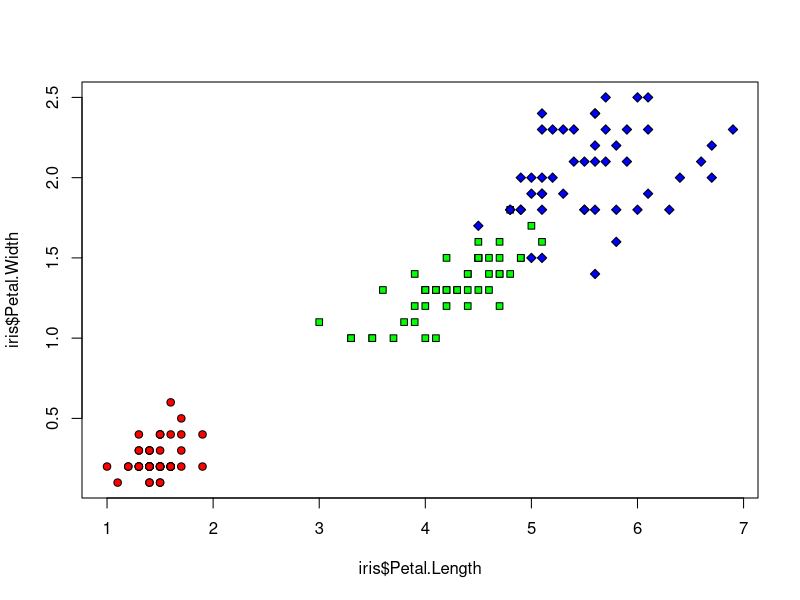
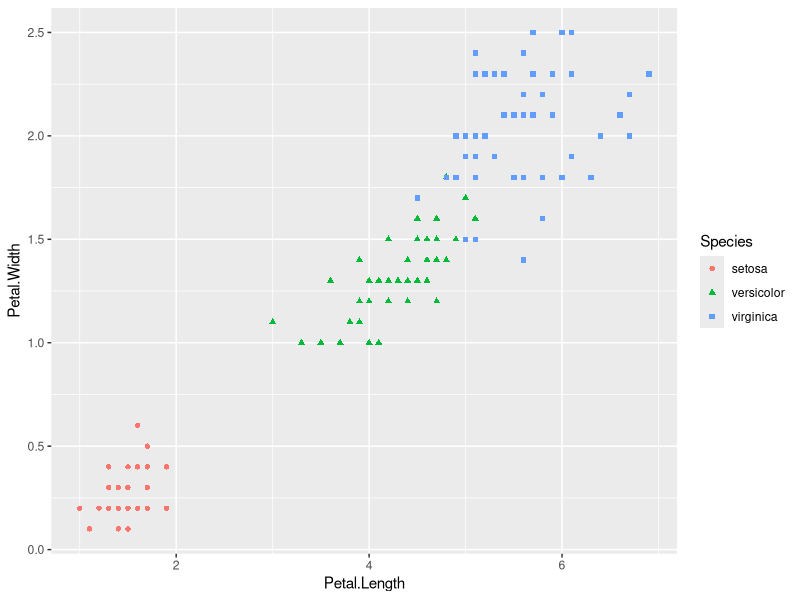
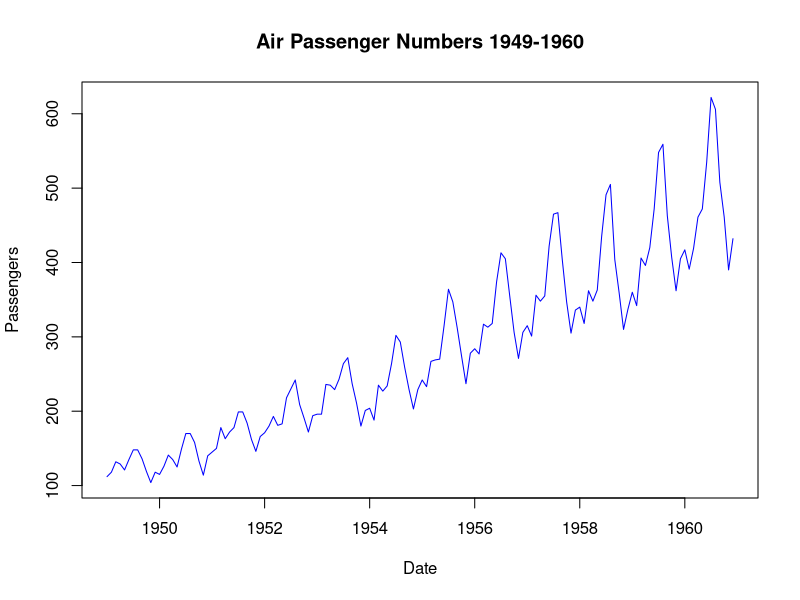

R code for these plots, in order: (Note: this script raises an error after producing the figures.)
library(ggplot2)

plot(iris$Petal.Length, iris$Petal.Width,
     pch=c(21,22,23)[iris$Species],
     bg=c("red", "green", "blue")[iris$Species])

ggplot(data=iris, aes(x=Petal.Length, y=Petal.Width)) +
  geom_point(aes(color=Species, shape=Species))

#################
# Line graph
library(dplyr)
library(ggplot2)

class(AirPassengers)
plot(AirPassengers, col = "blue",
     xlab = "Date",
     ylab = "Passengers",
     main = "Air Passenger Numbers 1949-1960")


dfpassengers <- data.frame(
  y=as.vector(AirPassengers)
)
dfpassengers["x"] <- 1:now(dfpassengers)

head(dfpassengers)
ggplot(dfpassengers, aes(x=x, y=y)) +
  geom_line() +
  labs(x = "Month",
       y = "Passengers",
       title = "Air Passenger Numbers 1949-1960")

#####################
# Barplot

head(mtcars)

vs_cyl_count <- table(mtcars$vs, mtcars$cyl)
vs_cyl_count
barplot(vs_cyl_count,
        main = "V or S engine by Sylinders",
        xlab="Cylinders", col=c("red", "green"),
        legend = c("V", "S"))

df_count <- data.frame(
  cyl=as.factor(rep(colnames(vs_cyl_count), 2)),
  cyl_count=c(vs_cyl_count[1,], vs_cyl_count[2,]),
  vs=as.factor(rep(0:1,each=3))
)

df_count

ggplot(df_count, aes(x=cyl, y=cyl_count, fill=vs)) +
  geom_bar(stat = "identity") +
  labs(x = "Cylinders",
       y = "Count",
       title = "V or S enginer by Cylinders")
###########
# Boxplots

library(ggplot2)

boxplot(mpg ~ cyl, mtcars,
        main="Car Milage by Cylinder",
        xlab="Cylinders",
        ylab="Gas Milage")

ggplot(mtcars, aes(x=as.factor(cyl), y=mpg)) +
  geom_boxplot()
######################
# Histograms

help("faithful")

hist(faithful$eruptions,
     main = "Eruption Frequencies",
     xlab = "Duration",
     ylim = c(0,80))

ggplot(faithful, aes(x=eruptions)) +
  geom_histogram(
    breaks=seq(1.5,
               5.5, by = 0.5),
    col = "black",
    fill="white"
  ) +
  xlim(c(1.5, 5.5)) +
  labs(x = "Duration",
       y = "Frequency",
       title = "Eruption Duration Frequencies")
  
# try by = 0.25
############################
# Bubble plot

library(ggplot2)

mtcars$cyl <- as.factor(mtcars$cyl)

ggplot(mtcars, aes(x=mpg, y=wt)) +
  geom_point(aes(size=hp,
                 colour=cyl,
                 fill=cyl,
                 alpha=0.1))
##################################

ggplot(iris, aes(x=Sepal.Width, y=Sepal.Length)) +
  geom_point(aes(size=Petal.Width * Petal.Length,
                  colour=Species,
                  fill=Species,
                  alpha=0.1))

